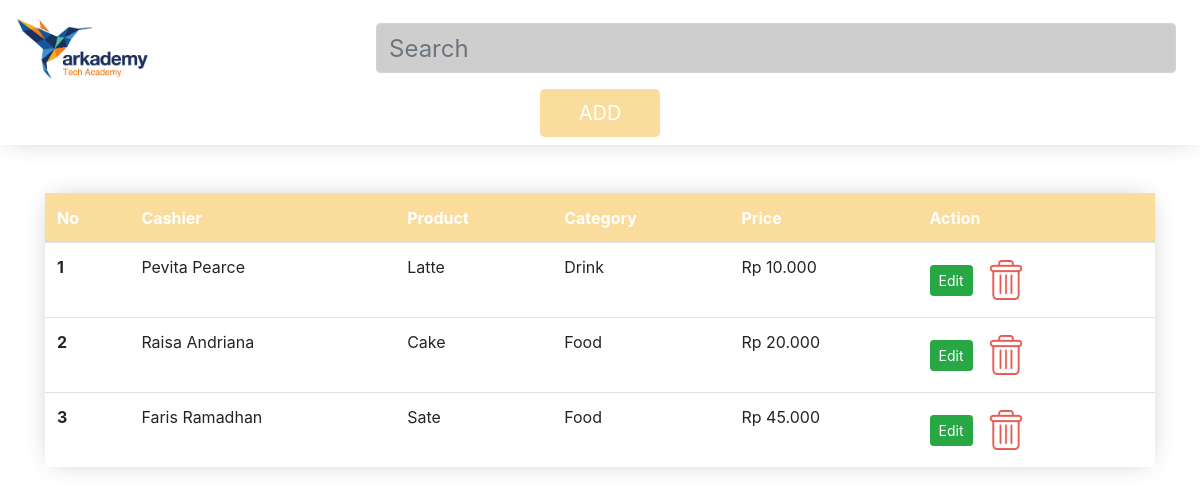
/6c/index.php, run on the app's committed database.
### tables this page shows
CREATE TABLE `product` (
  `id` int(11) NOT NULL,
  `name` varchar(32) NOT NULL,
  `price` int(11) NOT NULL,
  `id_category` int(11) NOT NULL,
  `id_cashier` int(11) NOT NULL
);

CREATE TABLE `cashier` (
  `id` int(11) NOT NULL,
  `name` varchar(32) NOT NULL
);

CREATE TABLE `category` (
  `id` int(11) NOT NULL,
  `name` varchar(32) NOT NULL
);

### 6c/index.php (the view, shortened to what this page needs)
<?php
  include 'koneksi.php';
  $result = mysqli_query($koneksi, "SELECT *,product.`id` AS id_product,cashier.`name` AS cashier,category.`name` AS category,product.`name` AS product,product.price FROM product INNER JOIN cashier ON cashier.id = product.id_cashier INNER JOIN category ON category.id = product.id_category");
  function rupiah($angka){
    $hasil_rupiah = "Rp " . number_format($angka,0,',','.');
    return $hasil_rupiah;
  }
?>
<!doctype html>
<html lang="en">
<head>
  <link rel="stylesheet" href="assets/css/bootstrap.min.css">
</head>
<body>
  <nav class="navbar navbar-light">
    <a class="navbar-brand"><img src="assets/img/logo.png" alt="Home" width="40%"></a>
    <div class="form-group">
      <input class="form-control mr-sm-2 search" type="search" placeholder="Search" style="margin-top: 15px;background-color: #cecece;">
    </div>
    <div class="from-group">
      <button class="btn btn-lg" type="button" style="background-color: #fadc9c; color: white; width: 120px;" data-toggle="modal" data-target="#add">ADD</button>
    </div>
  </nav>
  <div class="container mt-5">
    <table class="table rounded-lg" style="border:1px;">
      <tr style="background-color: #fadc9c; color: white;">
        <th scope="col">No</th>
        <th scope="col">Cashier</th>
        <th scope="col">Product</th>
        <th scope="col">Category</th>
        <th scope="col">Price</th>
        <th scope="col">Action</th>
      </tr>
      <?php $no = 1;
       foreach($result as $key) {
      ?>
        <tr>
          <th scope="row"><?=$no;?></th>
          <td><?=$key['cashier'];?></td>
          <td><?=$key['product'];?></td>
          <td><?=$key['category'];?></td>
          <td><?=rupiah($key['price'])?></td>
          <td>
            <button type="submit" class="btn btn-success btn-sm" data-toggle="modal" data-target="#edit" data-id="<?=$key['id_product'];?>" data-cashier="<?=$key['id_cashier'];?>" data-product="<?=$key['product'];?>" data-category="<?=$key['id_category'];?>" data-price="<?=$key['price'];?>">Edit</button>
            <button type="submit" class="btn btn-sm" data-toggle="modal" data-target="#delete" data-id="<?=$key['id_product'];?>" data-product="<?=$key['product'];?>" >
            </button>
        </td>
        </tr>
      <?php $no++; } ?>
    </table>
  </div>
</body>
</html>

### 6c/index.php (style rules this page uses)
nav { box-shadow: 0 0px 24px -8px rgba(0, 0, 0, 0.3); }
.navbar .from-group { position: relative !important; margin: 0 auto; }
.search { width: 800px; font-size: 24px; margin: 0px auto; color: white; }
.table { box-shadow: 0 0px 24px -8px rgba(0, 0, 0, 0.3); }

### data on the page
product: id_cashier.name "Pevita Pearce", name "Latte", id_category.name "Drink", price "Rp 10.000"
product: id_cashier.name "Raisa Andriana", name "Cake", id_category.name "Food", price "Rp 20.000"
product: id_cashier.name "Faris Ramadhan", name "Sate", id_category.name "Food", price "Rp 45.000"
